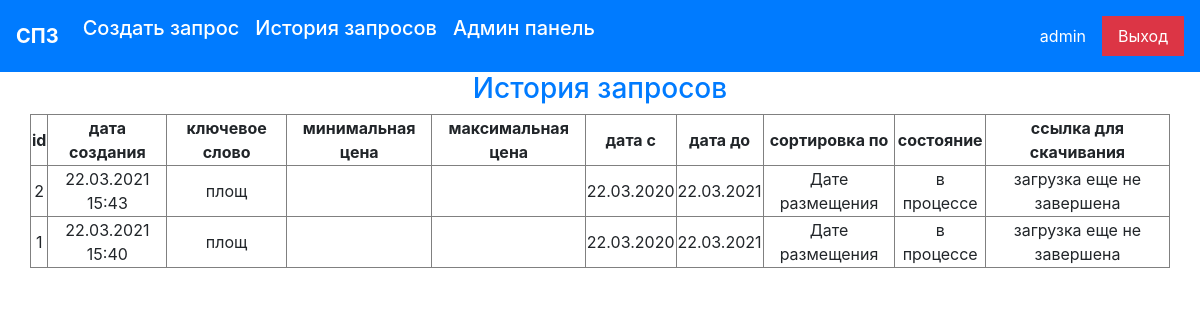
The page /history (signed in) on the database as committed earlier.
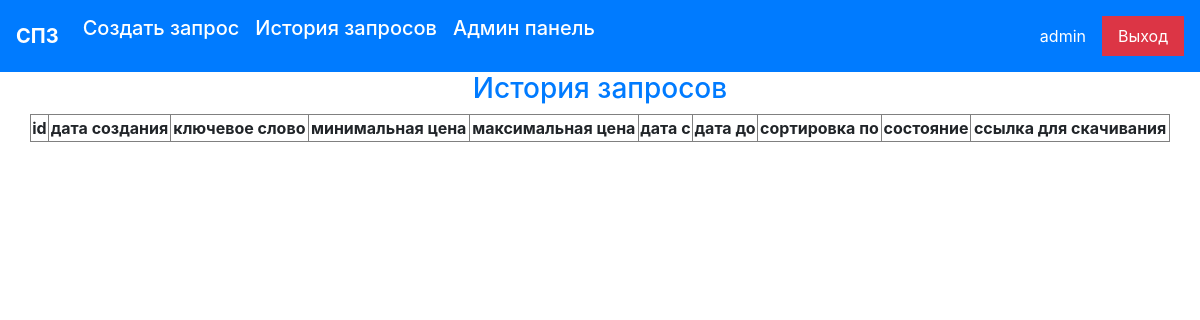
The same page on the database as committed later.
### data/models.py (models this page shows)
class User(SqlAlchemyBase, UserMixin):
    __tablename__ = 'user'
    id = sqlalchemy.Column(
        sqlalchemy.Integer, primary_key=True, autoincrement=True)
    name = sqlalchemy.Column(sqlalchemy.String)
    role = sqlalchemy.Column(sqlalchemy.String, default='user')
    key = sqlalchemy.Column(sqlalchemy.String)
    is_approved = sqlalchemy.Column(sqlalchemy.Boolean, default=False)
    is_banned = sqlalchemy.Column(sqlalchemy.Boolean, default=False)
    is_parsing = sqlalchemy.Column(sqlalchemy.Boolean, default=False)
    reg_date = sqlalchemy.Column(
        sqlalchemy.DateTime, default=datetime.datetime.now())
    auth = orm.relation('Auth', back_populates="user")
    history = orm.relation('History', back_populates='user')

class History(SqlAlchemyBase):
    __tablename__ = 'history'
    id = sqlalchemy.Column(
        sqlalchemy.Integer, primary_key=True, autoincrement=True)
    user_id = sqlalchemy.Column(
        sqlalchemy.Integer, sqlalchemy.ForeignKey('user.id'))
    state = sqlalchemy.Column(sqlalchemy.String)
    tag = sqlalchemy.Column(sqlalchemy.String, nullable=True)
    min_price = sqlalchemy.Column(sqlalchemy.Integer, nullable=True)
    max_price = sqlalchemy.Column(sqlalchemy.BigInteger, nullable=True)
    date_from = sqlalchemy.Column(sqlalchemy.DateTime, nullable=True)
    date_to = sqlalchemy.Column(
        sqlalchemy.DateTime, default=datetime.datetime.now())
    sort_filter = sqlalchemy.Column(sqlalchemy.String)
    sort_direction = sqlalchemy.Column(sqlalchemy.Boolean, default=False)
    document = sqlalchemy.Column(sqlalchemy.Text, nullable=True)
    html = sqlalchemy.Column(sqlalchemy.Text, nullable=True)
    date = sqlalchemy.Column(
        sqlalchemy.DateTime, default=datetime.datetime.now())
    user = orm.relation('User')

### request_blueprint.py (the view)
@blueprint.route('/history')
@login_required
def history():
    histories = db_additions.load_histories(current_user.id)
    return render_template('history.html', str=str, histories=histories)

### data/db_session.py (called while the page is built)
def create_session() -> Session:
    global __factory
    return __factory()

### db_additions.py (called while the page is built)
def load_histories(user_id) -> list:
    session = db_session.create_session()
    histories = session.query(History).filter(History.user_id == user_id).all()
    return reversed(histories)

### login.py (called while the page is built)
@login_manager.user_loader
def load_user(user_id):
    session = db_session.create_session()
    return session.query(User).get(user_id)

### templates/history.html (shortened to what this page needs)
{% extends "form.html" %}
{% block style %}
<link rel="stylesheet" href="{{ url_for('static', filename='css/history.css') }}">
{% endblock %}
{% block content %}
<h3 class="text-primary text-center">История запросов</h3>
<table class="history__table" border="1px">
    <thead>
        <th>id</th>
        <th>дата создания</th>
        <th>ключевое слово</th>
        <th>минимальная цена</th>
        <th>максимальная цена</th>
        <th>дата с</th>
        <th>дата до</th>
        <th>сортировка по</th>
        <th>состояние</th>
        <th>ссылка для скачивания</th>
    </thead>
    <tbody>
        {% for history in histories %}
        <tr>
            {% if history.state == 'завершён' %}
            <td><a href="{{ '/download/history?id=' + str(history.id) }}">{{ history.id }}</a></td>
            {% else %}
            <td>{{ history.id }}</td>
            {% endif %}
            <td>{{ history.date.strftime('%d.%m.%Y %H:%M') }}</td>
            {% if history.tag %}
            <td>{{ history.tag }}</td>
            {% else %}
            <td></td>
            {% endif %}
            {% if history.min_price %}
            <td>{{ history.min_price }}</td>
            {% else %}
            <td></td>
            {% endif %}
            {% if history.max_price %}
            <td>{{ history.max_price }}</td>
            {% else %}
            <td></td>
            {% endif %}
            {% if history.date_from %}
            <td>{{ history.date_from.strftime('%d.%m.%Y')}}</td>
            {% else %}
            <td></td>
            {% endif %}
            <td>{{ history.date_to.strftime('%d.%m.%Y') }}</td>
            <td>{{ history.sort_filter.replace('+', ' ') }}</td>
            <td>{{ history.state }}</td>
            {% if history.state == 'завершён' %}
            <td><a href="{{ '/download/csv?id=' + str(history.id) }}">скачать</a></td>
            {% else %}
            <td>загрузка еще не завершена</td>
            {% endif %}
        </tr>
        {% endfor %}
    </tbody>
</table>
{% endblock %}

### templates/form.html (shortened to what this page needs)
<!DOCTYPE html>
<html lang="en">
<head>
    <link rel="stylesheet" href="https://stackpath.bootstrapcdn.com/bootstrap/4.5.2/css/bootstrap.min.css"
>
    {% block style %}
    {% endblock %}
</head>
<body>
    <nav class="navbar navbar-expand-md navbar-dark bg-primary sticky-top">
        <a href="{{ url_for('index') }}" class="navbar-brand font-weight-bold" id="title">СПЗ</a>
        <div class="collapse navbar-collapse" id="navbarContent">
            <ul class="navbar-nav mr-auto mb-2">
                <li class="nav-item"><a href="{{ url_for('index') }}" class="nav-link text-white h5">Создать запрос</a></li>
                <li class="nav-item"><a href="/history" class="nav-link text-white h5">История запросов</a></li>
                {% if current_user.role == 'admin' %}
                <li class="nav-item"><a href="/admin" class="nav-link text-white h5">Админ панель</a></li>
                {% endif %}
            </ul>
            <a href="#" class="nav-link text-white" id='username'>{{ current_user.name }}</a>
            <a href="/logout" class="bg-danger nav-link text-center" style="color: white;">Выход</a>
        </div>
    </nav>
    {% block content%}
    {% endblock %}
</body>
</html>

### static/css/history.css (style rules this page uses)
.history__table { width: 95%; margin: auto; text-align: center; }

Rows that differ between the two databases and show on the page:
removed History: id "2", date "22.03.2021 15:43", tag "площ", date_from "22.03.2020", date_to "22.03.2021", sort_filter.replace "Дате размещения", state "в процессе", shows "загрузка еще не завершена"
removed History: id "1", date "22.03.2021 15:40", tag "площ", date_from "22.03.2020", date_to "22.03.2021", sort_filter.replace "Дате размещения", state "в процессе", shows "загрузка еще не завершена"
